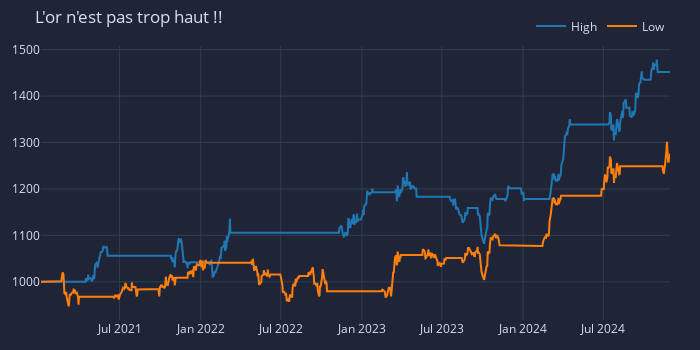
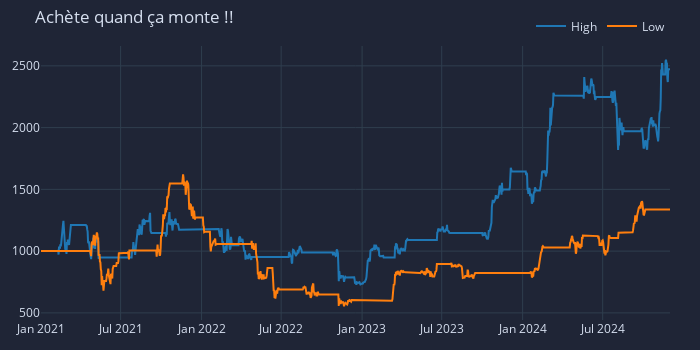

Notebook code for these charts, in order:
### Code cell
fig = gold_portfolio_high.value().vbt.plot(trace_kwargs=dict(name='High'))
gold_portfolio_low.value().vbt.plot(fig=fig, trace_kwargs=dict(name='Low'))
fig.update_layout(title="L'or n'est pas trop haut !!")
fig.show()

fig2 = btc_portfolio_high.value().vbt.plot(trace_kwargs=dict(name='High'))
btc_portfolio_low.value().vbt.plot(fig=fig2, trace_kwargs=dict(name='Low'))
fig2.update_layout(title="Achète quand ça monte !!")
fig2.show()

### Figure 1 — Plotly figure (JSON) as saved in the notebook; plotly's stock layout.template omitted (floating-point values rounded to 4 significant figures; data arrays with more than 128 entries replaced by an {"elided": "..."} marker saying what was removed)
{"data": [{"name": "High", "showlegend": true, "type": "scatter", "uid": "8dc5aa1e-6e91-409a-8da2-bffe14ed62e8", "x": {"elided": "985 str values"}, "y": {"elided": "985 float values"}}, {"name": "Low", "showlegend": true, "type": "scatter", "uid": "17354999-7efc-4fb7-abea-8e08e3d422a9", "x": {"elided": "985 str values"}, "y": {"elided": "985 float values"}}], "layout": {"height": 350, "legend": {"orientation": "h", "traceorder": "normal", "x": 1, "xanchor": "right", "y": 1.02, "yanchor": "bottom"}, "margin": {"b": 30, "l": 30, "r": 30, "t": 30}, "title": {"text": "L'or n'est pas trop haut !!"}, "width": 700}}

### Figure 2 — Plotly figure (JSON) as saved in the notebook; plotly's stock layout.template omitted (floating-point values rounded to 4 significant figures; data arrays with more than 128 entries replaced by an {"elided": "..."} marker saying what was removed)
{"data": [{"name": "High", "showlegend": true, "type": "scatter", "uid": "426d2e1a-7fc0-48a9-b993-49d42eb8c8a3", "x": {"elided": "1430 str values"}, "y": {"elided": "1430 float values"}}, {"name": "Low", "showlegend": true, "type": "scatter", "uid": "5c2430c3-623a-4341-aa41-30a73fe28b02", "x": {"elided": "1430 str values"}, "y": {"elided": "1430 float values"}}], "layout": {"height": 350, "legend": {"orientation": "h", "traceorder": "normal", "x": 1, "xanchor": "right", "y": 1.02, "yanchor": "bottom"}, "margin": {"b": 30, "l": 30, "r": 30, "t": 30}, "title": {"text": "Achète quand ça monte !!"}, "width": 700}}
